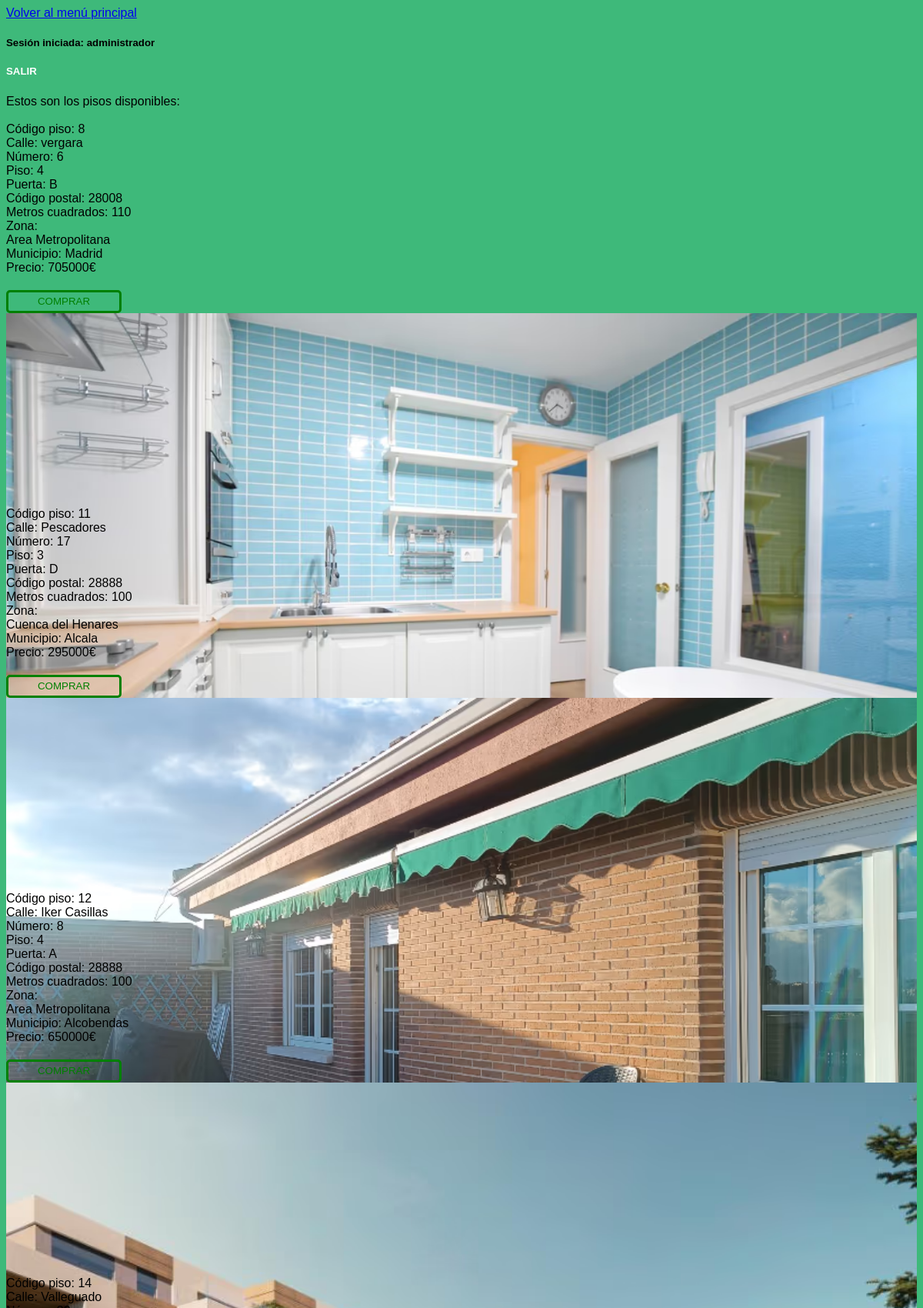
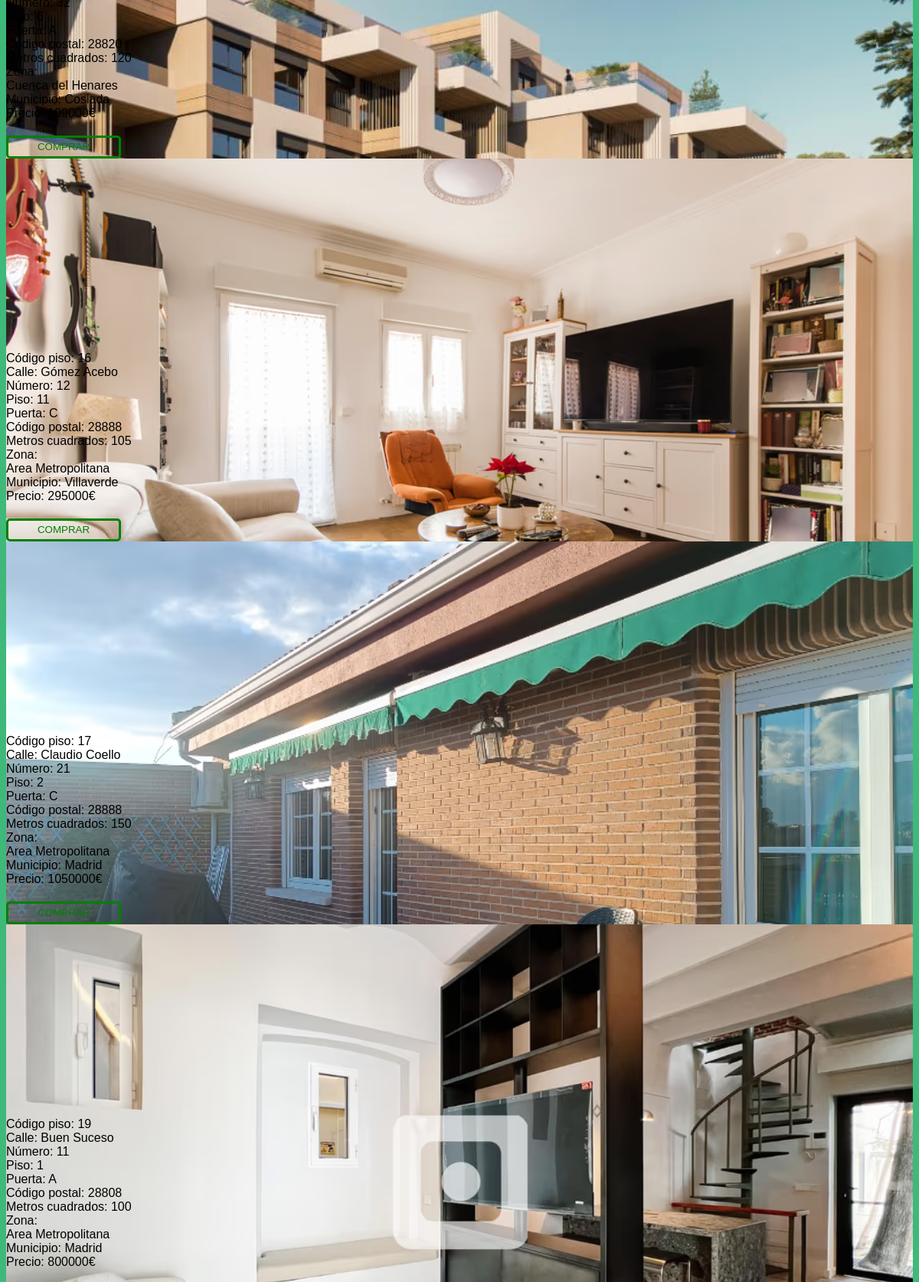
/Sanchez_Laura_Practica2_codigo/comprarPiso.php (signed in, upper part), run on the app's committed database (2 pictures, top to bottom).
### tables this page shows
CREATE TABLE `pisos` (
  `Codigo_piso` int(11) NOT NULL,
  `calle` varchar(40) NOT NULL,
  `numero` int(11) NOT NULL,
  `piso` int(11) NOT NULL,
  `puerta` varchar(5) NOT NULL,
  `cp` int(11) NOT NULL,
  `metros` int(11) NOT NULL,
  `zona` varchar(30) NOT NULL,
  `municipio` varchar(30) DEFAULT NULL,
  `precio` float NOT NULL,
  `imagen` varchar(100) NOT NULL,
  `usuario_id` int(5) DEFAULT NULL,
  `estado` varchar(10) NOT NULL DEFAULT 'Disponible'
);

### Sanchez_Laura_Practica2_codigo/comun.php (the view, shortened to what this page needs)
<!DOCTYPE html>
<html lang="en">
<head>
</head>
<body>
    <?php
    function mostrarCabecera1(){
        print("<div class='text-center mb-3'>");
    print("<a class='fs-3 text-success' href='usuariosRegistrados.php' >Volver al menú principal</a>");
    print("</div>");
    print("<div class='text-center mb-5'>");
    print("<h5 >Sesión iniciada: ".$_SESSION['nombre']."</h5>");
    print("<h5><a style='text-decoration:none;color:white;' href='abandonarSesion.php'>SALIR</a></h5>");
    print("</div>");
    }
    function mostrarDatosPiso($row){
        echo
        "Código piso: " . $row["Codigo_piso"]."<br>"."Calle: " . $row["calle"]."<br>". "  Número: "
        . $row["numero"]."<br>". " Piso: " . $row["piso"]."<br>".  "Puerta: " . $row["puerta"]."<br>"."Código postal: " . $row["cp"]."<br>"
        ."Metros cuadrados: " . $row["metros"]."<br>"."Zona: " ."<br>". $row["zona"]."<br>"."Municipio: " . $row["municipio"]."<br>"."Precio: " . $row["precio"]."€"."<br>";
    }
    function mostrarImagenPiso($row){
        print("<div class='imagenPiso w-55 d-flex align-items-center'>");
        print("<img src='../img/$row[imagen]' width=100%; height=90%;>");
        print("</div>");
    }
?>
</body>
</html>

### Sanchez_Laura_Practica2_codigo/comprarPiso.php (shortened to what this page needs)
<?php
require 'comun.php';
?>
<!DOCTYPE html>
<html lang="en">
<head>
    <link rel="stylesheet" href="estilos.css">
</head>
<body>
    <?php
mostrarCabecera1();
$conexion = mysqli_connect('localhost', 'root','','inmobiliaria');
$sql = "SELECT * FROM pisos WHERE estado='Disponible';";
$resultado=mysqli_query($conexion, $sql);
echo("Estos son los pisos disponibles:")."<br><br>";
if (mysqli_num_rows($resultado) > 0) {
    print("<div class=container>");
    while($row = mysqli_fetch_assoc($resultado) ) {
        print("<div class=anuncio>");
            print("<div id=descripcionPiso>");
                mostrarDatosPiso($row);
                print("<form method='post' action=confirmacionCompra.php>");
                print("<input type='submit' id='botonComprar' value='COMPRAR'>");print("<br>");
                print("</form>");
            print("</div>");
            mostrarImagenPiso($row);
        print("</div>");
    }
    print("</div>");
    } else {
    echo "No hay ningún piso registrado con ese código";
    }
?>
</body>
</html>

### Sanchez_Laura_Practica2_codigo/estilos.css (style rules this page uses)
* { font-family: 'Franklin Gothic Medium', 'Arial Narrow', Arial, sans-serif; }
body { background-color: #3eb97a; }
#botonComprar { width: 150px; height: 30px; border:3px solid green; border-radius: 5px; text-align: center; margin:auto; margin-top:20px; color:green; }
.anuncio { height: 500px!important;; }
input { background-color: transparent !important; }

### data on the page
pisos: Codigo_piso "8", calle "vergara", numero "6", piso "4", puerta "B", cp "28008", metros "110", zona "Area Metropolitana", municipio "Madrid", precio "705000", imagen (picture)
pisos: imagen (picture)
pisos: imagen (picture)
pisos: imagen (picture)
pisos: imagen (picture)
pisos: imagen (picture)

### other printed values
$_SESSION['nombre'] "administrador"
